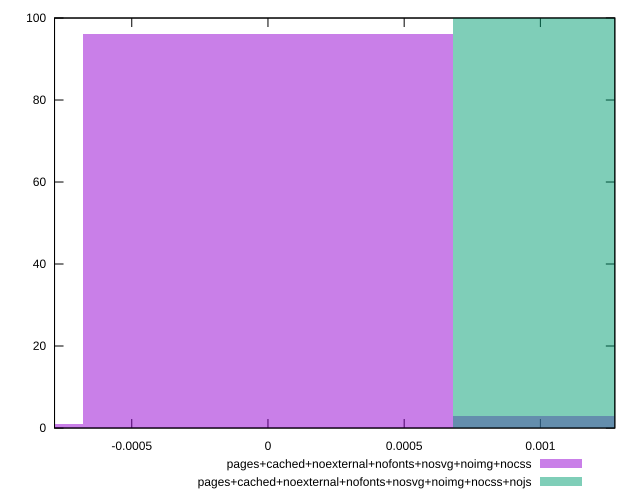

Generate this figure with gnuplot:
reset

$pagesCachedNoexternalNofontsNosvgNoimgNocss <<EOF
0 96
0.0013571831091912557 3
-0.0013571831091912557 1
EOF

$pagesCachedNoexternalNofontsNosvgNoimgNocssNojs <<EOF
0.0013571831091912557 100
EOF

set key outside below
set boxwidth 0.0013571831091912557
set xrange [-0.00078343703645819:0.0012732370679632622]
set yrange [0:100]
set trange [0:100]
set style fill transparent solid 0.5 noborder
set terminal svg size 640, 500 enhanced background rgb 'white'
set output "reprap/meta/score-difference/comparison/histogram/12_vs_13.svg"

plot $pagesCachedNoexternalNofontsNosvgNoimgNocss title "pages+cached+noexternal+nofonts+nosvg+noimg+nocss" with boxes, \
     $pagesCachedNoexternalNofontsNosvgNoimgNocssNojs title "pages+cached+noexternal+nofonts+nosvg+noimg+nocss+nojs" with boxes

reset
